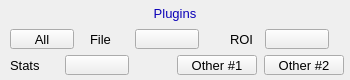
<?xml version="1.0" ?>
<ui version="4.0">
  <class>Dialog</class>
  <widget class="PyDMFrame" name="screen">
    <property name="geometry">
      <rect>
        <x>141</x>
        <y>292</y>
        <width>350</width>
        <height>80</height>
      </rect>
    </property>
    <property name="styleSheet">
      <string notr="true">PyDMFrame#screen {
  color: rgb(0, 0, 0);
  background-color: rgb(187, 187, 187);
  }</string>
    </property>
    <property name="windowTitle">
      <string>ADPlugins</string>
    </property>
    <widget class="QLabel" name="text">
      <property name="geometry">
        <rect>
          <x>122</x>
          <y>10</y>
          <width>1</width>
          <height>40</height>
        </rect>
      </property>
      <property name="text">
        <string/>
      </property>
      <property name="font" stdset="0">
        <font>
          <pointsize>10</pointsize>
        </font>
      </property>
      <property name="brush" stdset="0">
        <brush brushstyle="SolidPattern">
          <color alpha="255">
            <red>0</red>
            <green>0</green>
            <blue>0</blue>
          </color>
        </brush>
      </property>
      <property name="toolTip">
        <string>text</string>
      </property>
      <property name="alignment">
        <set>Qt::AlignLeading|Qt::AlignLeft|Qt::AlignVCenter</set>
      </property>
      <property name="styleSheet">
        <string notr="true">QLabel#text {
  color: rgb(0, 0, 0);
  }</string>
      </property>
    </widget>
    <widget class="PyDMDrawingRectangle" name="rectangle">
      <property name="geometry">
        <rect>
          <x>0</x>
          <y>0</y>
          <width>350</width>
          <height>80</height>
        </rect>
      </property>
      <property name="brush" stdset="0">
        <brush brushstyle="NoBrush">
          <color alpha="255">
            <red>0</red>
            <green>0</green>
            <blue>0</blue>
          </color>
        </brush>
      </property>
      <property name="penStyle" stdset="0">
        <enum>Qt::SolidLine</enum>
      </property>
      <property name="penColor" stdset="0">
        <color>
          <red>0</red>
          <green>0</green>
          <blue>0</blue>
        </color>
      </property>
      <property name="penWidth" stdset="0">
        <double>1</double>
      </property>
      <property name="penCapStyle" stdset="0">
        <enum>Qt::FlatCap</enum>
      </property>
      <property name="toolTip">
        <string>rectangle</string>
      </property>
    </widget>
    <widget class="PyDMDrawingRectangle" name="rectangle_1">
      <property name="geometry">
        <rect>
          <x>122</x>
          <y>2</y>
          <width>107</width>
          <height>21</height>
        </rect>
      </property>
      <property name="brush" stdset="0">
        <brush brushstyle="SolidPattern">
          <color alpha="255">
            <red>218</red>
            <green>218</green>
            <blue>218</blue>
          </color>
        </brush>
      </property>
      <property name="penStyle" stdset="0">
        <enum>Qt::SolidLine</enum>
      </property>
      <property name="penColor" stdset="0">
        <color>
          <red>218</red>
          <green>218</green>
          <blue>218</blue>
        </color>
      </property>
      <property name="penWidth" stdset="0">
        <double>0</double>
      </property>
      <property name="penCapStyle" stdset="0">
        <enum>Qt::FlatCap</enum>
      </property>
      <property name="toolTip">
        <string>rectangle_1</string>
      </property>
    </widget>
    <widget class="QLabel" name="text_1">
      <property name="geometry">
        <rect>
          <x>140</x>
          <y>3</y>
          <width>70</width>
          <height>20</height>
        </rect>
      </property>
      <property name="text">
        <string>Plugins</string>
      </property>
      <property name="font" stdset="0">
        <font>
          <pointsize>10</pointsize>
        </font>
      </property>
      <property name="brush" stdset="0">
        <brush brushstyle="SolidPattern">
          <color alpha="255">
            <red>10</red>
            <green>0</green>
            <blue>184</blue>
          </color>
        </brush>
      </property>
      <property name="toolTip">
        <string>text_1</string>
      </property>
      <property name="alignment">
        <set>Qt::AlignCenter</set>
      </property>
      <property name="styleSheet">
        <string notr="true">QLabel#text_1 {
  color: rgb(10, 0, 184);
  }</string>
      </property>
    </widget>
    <widget class="QLabel" name="text_2">
      <property name="geometry">
        <rect>
          <x>90</x>
          <y>29</y>
          <width>40</width>
          <height>20</height>
        </rect>
      </property>
      <property name="text">
        <string>File</string>
      </property>
      <property name="font" stdset="0">
        <font>
          <pointsize>10</pointsize>
        </font>
      </property>
      <property name="brush" stdset="0">
        <brush brushstyle="SolidPattern">
          <color alpha="255">
            <red>0</red>
            <green>0</green>
            <blue>0</blue>
          </color>
        </brush>
      </property>
      <property name="toolTip">
        <string>text_2</string>
      </property>
      <property name="alignment">
        <set>Qt::AlignLeading|Qt::AlignLeft|Qt::AlignVCenter</set>
      </property>
      <property name="styleSheet">
        <string notr="true">QLabel#text_2 {
  color: rgb(0, 0, 0);
  }</string>
      </property>
    </widget>
    <widget class="QLabel" name="text_3">
      <property name="geometry">
        <rect>
          <x>230</x>
          <y>29</y>
          <width>30</width>
          <height>20</height>
        </rect>
      </property>
      <property name="text">
        <string>ROI</string>
      </property>
      <property name="font" stdset="0">
        <font>
          <pointsize>10</pointsize>
        </font>
      </property>
      <property name="brush" stdset="0">
        <brush brushstyle="SolidPattern">
          <color alpha="255">
            <red>0</red>
            <green>0</green>
            <blue>0</blue>
          </color>
        </brush>
      </property>
      <property name="toolTip">
        <string>text_3</string>
      </property>
      <property name="alignment">
        <set>Qt::AlignLeading|Qt::AlignLeft|Qt::AlignVCenter</set>
      </property>
      <property name="styleSheet">
        <string notr="true">QLabel#text_3 {
  color: rgb(0, 0, 0);
  }</string>
      </property>
    </widget>
    <widget class="PyDMRelatedDisplayButton" name="related_display">
      <property name="geometry">
        <rect>
          <x>135</x>
          <y>29</y>
          <width>64</width>
          <height>20</height>
        </rect>
      </property>
      <property name="showIcon" stdset="0">
        <bool>true</bool>
      </property>
      <property name="font" stdset="0">
        <font>
          <pointsize>10</pointsize>
        </font>
      </property>
      <property name="styleSheet">
        <string notr="true">PyDMRelatedDisplayButton#related_display {
  color: rgb(0, 0, 0);
  background-color: rgb(115, 223, 255);
  }</string>
      </property>
      <property name="titles" stdset="0">
        <stringlist>
          <string>netCDF file #1</string>
          <string>TIFF file #1</string>
          <string>JPEG file #1</string>
          <string>NeXus file #1</string>
          <string>Magick file #1</string>
          <string>HDF5 file #1</string>
          <string>Null file #1</string>
        </stringlist>
      </property>
      <property name="filenames" stdset="0">
        <stringlist>
          <string>NDFileNetCDF.ui</string>
          <string>NDFileTIFF.ui</string>
          <string>NDFileJPEG.ui</string>
          <string>NDFileNexus.ui</string>
          <string>NDFileMagick.ui</string>
          <string>NDFileHDF5.ui</string>
          <string>NDFileNull.ui</string>
        </stringlist>
      </property>
      <property name="macros" stdset="0">
        <stringlist>
          <string>P=${P}, R=netCDF1:, EXT=nc</string>
          <string>P=${P}, R=TIFF1:, EXT=tif</string>
          <string>P=${P}, R=JPEG1:, EXT=jpg</string>
          <string>P=${P}, R=Nexus1:, EXT=h5</string>
          <string>P=${P}, R=Magick1:, EXT=tif</string>
          <string>P=${P}, R=HDF1:, EXT=h5</string>
          <string>P=${P}, R=Null1:, EXT=null</string>
        </stringlist>
      </property>
      <property name="openInNewWindow" stdset="0">
        <bool>true</bool>
      </property>
    </widget>
    <widget class="PyDMRelatedDisplayButton" name="related_display_1">
      <property name="geometry">
        <rect>
          <x>265</x>
          <y>29</y>
          <width>64</width>
          <height>20</height>
        </rect>
      </property>
      <property name="showIcon" stdset="0">
        <bool>true</bool>
      </property>
      <property name="font" stdset="0">
        <font>
          <pointsize>10</pointsize>
        </font>
      </property>
      <property name="styleSheet">
        <string notr="true">PyDMRelatedDisplayButton#related_display_1 {
  color: rgb(0, 0, 0);
  background-color: rgb(115, 223, 255);
  }</string>
      </property>
      <property name="titles" stdset="0">
        <stringlist>
          <string>ROI #1</string>
          <string>ROI #2</string>
          <string>ROI #3</string>
          <string>ROI #4</string>
          <string>ROI 1-4 combined</string>
        </stringlist>
      </property>
      <property name="filenames" stdset="0">
        <stringlist>
          <string>NDROI.ui</string>
          <string>NDROI.ui</string>
          <string>NDROI.ui</string>
          <string>NDROI.ui</string>
          <string>NDROI4.ui</string>
        </stringlist>
      </property>
      <property name="macros" stdset="0">
        <stringlist>
          <string>P=${P}, R=ROI1:</string>
          <string>P=${P}, R=ROI2:</string>
          <string>P=${P}, R=ROI3:</string>
          <string>P=${P}, R=ROI4:</string>
          <string>P=${P}, R1=ROI1:,R2=ROI2:, R3=ROI3:,R4=ROI4:</string>
        </stringlist>
      </property>
      <property name="openInNewWindow" stdset="0">
        <bool>true</bool>
      </property>
    </widget>
    <widget class="PyDMRelatedDisplayButton" name="related_display_2">
      <property name="geometry">
        <rect>
          <x>10</x>
          <y>29</y>
          <width>64</width>
          <height>20</height>
        </rect>
      </property>
      <property name="toolTip">
        <string>All</string>
      </property>
      <property name="text">
        <string>All</string>
      </property>
      <property name="showIcon" stdset="0">
        <bool>false</bool>
      </property>
      <property name="font" stdset="0">
        <font>
          <pointsize>10</pointsize>
        </font>
      </property>
      <property name="styleSheet">
        <string notr="true">PyDMRelatedDisplayButton#related_display_2 {
  color: rgb(0, 0, 0);
  background-color: rgb(115, 223, 255);
  }</string>
      </property>
      <property name="titles" stdset="0">
        <stringlist>
          <string>Common plugins</string>
        </stringlist>
      </property>
      <property name="filenames" stdset="0">
        <stringlist>
          <string>commonPlugins.ui</string>
        </stringlist>
      </property>
      <property name="macros" stdset="0">
        <stringlist>
          <string>P=${P}</string>
        </stringlist>
      </property>
      <property name="openInNewWindow" stdset="0">
        <bool>true</bool>
      </property>
    </widget>
    <widget class="QLabel" name="text_4">
      <property name="geometry">
        <rect>
          <x>10</x>
          <y>55</y>
          <width>50</width>
          <height>20</height>
        </rect>
      </property>
      <property name="text">
        <string>Stats</string>
      </property>
      <property name="font" stdset="0">
        <font>
          <pointsize>10</pointsize>
        </font>
      </property>
      <property name="brush" stdset="0">
        <brush brushstyle="SolidPattern">
          <color alpha="255">
            <red>0</red>
            <green>0</green>
            <blue>0</blue>
          </color>
        </brush>
      </property>
      <property name="toolTip">
        <string>text_4</string>
      </property>
      <property name="alignment">
        <set>Qt::AlignLeading|Qt::AlignLeft|Qt::AlignVCenter</set>
      </property>
      <property name="styleSheet">
        <string notr="true">QLabel#text_4 {
  color: rgb(0, 0, 0);
  }</string>
      </property>
    </widget>
    <widget class="PyDMRelatedDisplayButton" name="related_display_3">
      <property name="geometry">
        <rect>
          <x>65</x>
          <y>55</y>
          <width>64</width>
          <height>20</height>
        </rect>
      </property>
      <property name="showIcon" stdset="0">
        <bool>true</bool>
      </property>
      <property name="font" stdset="0">
        <font>
          <pointsize>10</pointsize>
        </font>
      </property>
      <property name="styleSheet">
        <string notr="true">PyDMRelatedDisplayButton#related_display_3 {
  color: rgb(0, 0, 0);
  background-color: rgb(115, 223, 255);
  }</string>
      </property>
      <property name="titles" stdset="0">
        <stringlist>
          <string>Statistics #1</string>
          <string>Statistics #2</string>
          <string>Statistics #3</string>
          <string>Statistics #4</string>
          <string>Statistics #5</string>
          <string>Statistics 1-5</string>
        </stringlist>
      </property>
      <property name="filenames" stdset="0">
        <stringlist>
          <string>NDStats.ui</string>
          <string>NDStats.ui</string>
          <string>NDStats.ui</string>
          <string>NDStats.ui</string>
          <string>NDStats.ui</string>
          <string>NDStats5.ui</string>
        </stringlist>
      </property>
      <property name="macros" stdset="0">
        <stringlist>
          <string>P=${P}, R=Stats1:</string>
          <string>P=${P}, R=Stats2:</string>
          <string>P=${P}, R=Stats3:</string>
          <string>P=${P}, R=Stats4:</string>
          <string>P=${P}, R=Stats5:</string>
          <string>P=${P}, R1=Stats1:,R2=Stats2:,R3=Stats3:,R4=Stats4:,R5=Stats5:</string>
        </stringlist>
      </property>
      <property name="openInNewWindow" stdset="0">
        <bool>true</bool>
      </property>
    </widget>
    <widget class="PyDMRelatedDisplayButton" name="related_display_4">
      <property name="geometry">
        <rect>
          <x>177</x>
          <y>55</y>
          <width>80</width>
          <height>20</height>
        </rect>
      </property>
      <property name="toolTip">
        <string>Other #1</string>
      </property>
      <property name="text">
        <string>Other #1</string>
      </property>
      <property name="showIcon" stdset="0">
        <bool>true</bool>
      </property>
      <property name="font" stdset="0">
        <font>
          <pointsize>10</pointsize>
        </font>
      </property>
      <property name="styleSheet">
        <string notr="true">PyDMRelatedDisplayButton#related_display_4 {
  color: rgb(0, 0, 0);
  background-color: rgb(115, 223, 255);
  }</string>
      </property>
      <property name="titles" stdset="0">
        <stringlist>
          <string>Image #1</string>
          <string>Pva #1</string>
          <string>Process #1</string>
          <string>Transform #1</string>
          <string>Color convert #1</string>
          <string>Color convert #2</string>
          <string>Overlay #1</string>
          <string>Overlays 1-8</string>
          <string>Circular buffer #1</string>
          <string>ROI Statistics #1</string>
          <string>Attribute #1</string>
          <string>FFT #1</string>
          <string>Scatter #1</string>
          <string>Gather #1</string>
          <string>Codec #1</string>
          <string>Codec #2</string>
        </stringlist>
      </property>
      <property name="filenames" stdset="0">
        <stringlist>
          <string>NDStdArrays.ui</string>
          <string>NDPva.ui</string>
          <string>NDProcess.ui</string>
          <string>NDTransform.ui</string>
          <string>NDColorConvert.ui</string>
          <string>NDColorConvert.ui</string>
          <string>NDOverlay.ui</string>
          <string>NDOverlay8.ui</string>
          <string>NDCircularBuff.ui</string>
          <string>NDROIStat.ui</string>
          <string>NDPluginAttribute.ui</string>
          <string>NDFFT.ui</string>
          <string>NDScatter.ui</string>
          <string>NDGather8.ui</string>
          <string>NDCodec.ui</string>
          <string>NDCodec.ui</string>
        </stringlist>
      </property>
      <property name="macros" stdset="0">
        <stringlist>
          <string>P=${P}, R=image1:</string>
          <string>P=${P}, R=Pva1:</string>
          <string>P=${P}, R=Proc1:</string>
          <string>P=${P}, R=Trans1:</string>
          <string>P=${P}, R=CC1:</string>
          <string>P=${P}, R=CC2:</string>
          <string>P=${P}, R=Over1:</string>
          <string>P=${P}, R=Over1:,O1=Over1:1:,O2=Over1:2:,O3=Over1:3:,O4=Over1:4:,O5=Over1:5:,O6=Over1:6:,O7=Over1:7:,O8=Over1:8:</string>
          <string>P=${P}, R=CB1:</string>
          <string>P=${P}, R=ROIStat1:</string>
          <string>P=${P}, R=Attr1:</string>
          <string>P=${P}, R=FFT1:</string>
          <string>P=${P}, R=Scatter1:</string>
          <string>P=${P}, R=Gather1:</string>
          <string>P=${P}, R=Codec1:</string>
          <string>P=${P}, R=Codec2:</string>
        </stringlist>
      </property>
      <property name="openInNewWindow" stdset="0">
        <bool>true</bool>
      </property>
    </widget>
    <widget class="PyDMRelatedDisplayButton" name="related_display_5">
      <property name="geometry">
        <rect>
          <x>264</x>
          <y>55</y>
          <width>80</width>
          <height>20</height>
        </rect>
      </property>
      <property name="toolTip">
        <string>Other #2</string>
      </property>
      <property name="text">
        <string>Other #2</string>
      </property>
      <property name="showIcon" stdset="0">
        <bool>true</bool>
      </property>
      <property name="font" stdset="0">
        <font>
          <pointsize>10</pointsize>
        </font>
      </property>
      <property name="styleSheet">
        <string notr="true">PyDMRelatedDisplayButton#related_display_5 {
  color: rgb(0, 0, 0);
  background-color: rgb(115, 223, 255);
  }</string>
      </property>
      <property name="titles" stdset="0">
        <stringlist>
          <string>Image #2</string>
          <string>Scan #1</string>
          <string>Acquire Sequence</string>
          <string>devIocStats</string>
          <string>Open CV #1</string>
          <string>Edge #1</string>
          <string>Bad Pixel #1</string>
          <string>AS configMenu</string>
        </stringlist>
      </property>
      <property name="filenames" stdset="0">
        <stringlist>
          <string>NDStdArrays.ui</string>
          <string>scan_more.ui</string>
          <string>yySseq.ui</string>
          <string>ioc_stats_soft.ui</string>
          <string>ADCompVision.ui</string>
          <string>NDPluginEdge.ui</string>
          <string>NDBadPixel.ui</string>
          <string>configMenu.ui</string>
        </stringlist>
      </property>
      <property name="macros" stdset="0">
        <stringlist>
          <string>P=${P}, R=image2:</string>
          <string>P=${P}, S=scan1, N=1</string>
          <string>P=${P}, S=AcquireSequence</string>
          <string>ioc=${P}</string>
          <string>P=${P}, R=CV1:</string>
          <string>P=${P}, R=Edge1:</string>
          <string>P=${P}, R=BadPix1:</string>
          <string>P=${P}, CONFIG=ADAutoSave</string>
        </stringlist>
      </property>
      <property name="openInNewWindow" stdset="0">
        <bool>true</bool>
      </property>
    </widget>
  </widget>
  <customwidgets>
    <customwidget>
      <class>PyDMLabel</class>
      <extends>QLabel</extends>
      <header>pydm.widgets.label</header>
    </customwidget>
    <customwidget>
      <class>PyDMDrawingRectangle</class>
      <extends>QWidget</extends>
      <header>pydm.widgets.drawing</header>
    </customwidget>
    <customwidget>
      <class>PyDMRelatedDisplayButton</class>
      <extends>QPushButton</extends>
      <header>pydm.widgets.related_display_button</header>
    </customwidget>
    <customwidget>
      <class>PyDMFrame</class>
      <extends>QFrame</extends>
      <header>pydm.widgets.frame</header>
    </customwidget>
  </customwidgets>
</ui>
